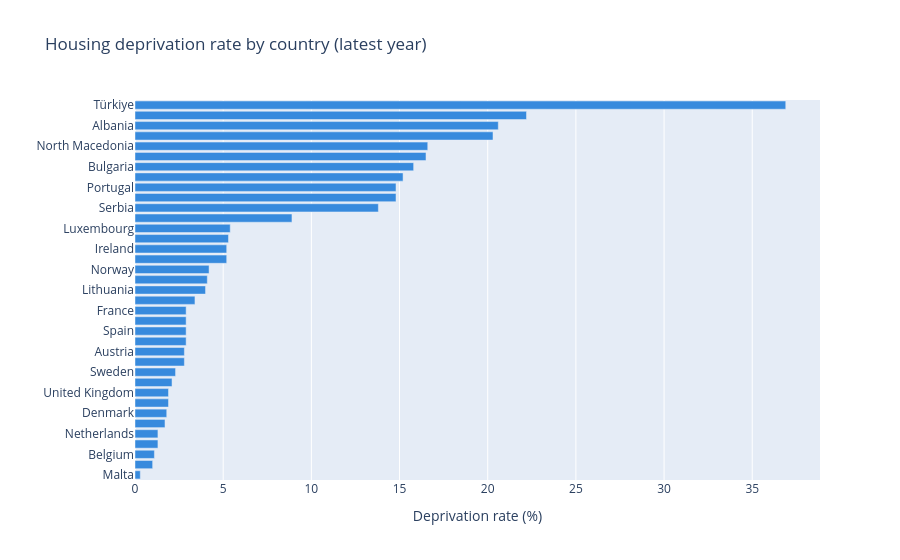

Notebook code cell kept with this figure:
### Code cell
# plot 2: Housing deprivation by country (latest year)
latest_dep = (
    df_deprivation_clean
    .sort_values("year", ascending=False)
    .groupby("geo", as_index=False)["deprivation_rate"].first()
    .sort_values("deprivation_rate")
)
 
fig2 = px.bar(
    latest_dep, x="deprivation_rate", y="geo", orientation="h",
    title="Housing deprivation rate by country (latest year)",
    labels={"deprivation_rate": "Deprivation rate (%)", "geo": ""},
    color_discrete_sequence=["#378ADD"],
)
fig2.update_layout(coloraxis_showscale=False)
fig2.show()
# fig2.write_html("housing_deprivation_by_country.html", **EXPORT_KWARGS)

### Figure 1 — Plotly figure (JSON) as saved in the notebook; plotly's stock layout.template omitted (floating-point values rounded to 4 significant figures)
{"data": [{"hovertemplate": "Deprivation rate (%)=%{x}<br>=%{y}<extra></extra>", "legendgroup": "", "marker": {"color": "#378ADD", "pattern": {"shape": ""}}, "name": "", "orientation": "h", "showlegend": false, "textposition": "auto", "type": "bar", "x": [0.3, 1.0, 1.1, 1.3, 1.3, 1.7, 1.8, 1.9, 1.9, 2.1, 2.3, 2.8, 2.8, 2.9, 2.9, 2.9, 2.9, 3.4, 4.0, 4.1, 4.2, 5.2, 5.2, 5.3, 5.4, 8.9, 13.8, 14.8, 14.8, 15.2, 15.8, 16.5, 16.6, 20.3, 20.6, 22.2, 36.9], "xaxis": "x", "y": ["Malta", "Finland", "Belgium", "Switzerland", "Netherlands", "Czechia", "Denmark", "Germany", "United Kingdom", "Croatia", "Sweden", "Slovenia", "Austria", "Cyprus", "Spain", "Estonia", "France", "Iceland", "Lithuania", "Poland", "Norway", "Romania", "Ireland", "Hungary", "Luxembourg", "Italy", "Serbia", "Greece", "Portugal", "Slovakia", "Bulgaria", "Latvia", "North Macedonia", "Kosovo*", "Albania", "Montenegro", "Türkiye"], "yaxis": "y"}], "layout": {"barmode": "relative", "coloraxis": {"showscale": false}, "legend": {"tracegroupgap": 0}, "title": {"text": "Housing deprivation rate by country (latest year)"}, "xaxis": {"anchor": "y", "domain": [0, 1], "title": {"text": "Deprivation rate (%)"}}, "yaxis": {"anchor": "x", "domain": [0, 1], "title": {"text": ""}}}}
